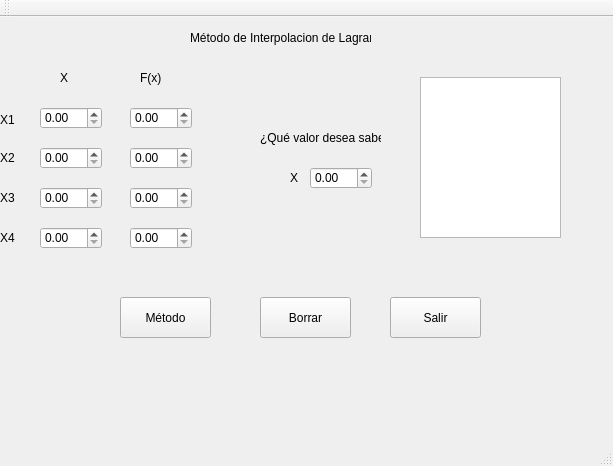
<?xml version="1.0" encoding="UTF-8"?>
<ui version="4.0">
 <class>MainWindow</class>
 <widget class="QMainWindow" name="MainWindow">
  <property name="geometry">
   <rect>
    <x>0</x>
    <y>0</y>
    <width>613</width>
    <height>466</height>
   </rect>
  </property>
  <property name="windowTitle">
   <string>MainWindow</string>
  </property>
  <widget class="QWidget" name="centralWidget">
   <widget class="QPushButton" name="limpiar">
    <property name="geometry">
     <rect>
      <x>260</x>
      <y>280</y>
      <width>91</width>
      <height>41</height>
     </rect>
    </property>
    <property name="text">
     <string>Borrar</string>
    </property>
   </widget>
   <widget class="QLabel" name="label_4">
    <property name="geometry">
     <rect>
      <x>290</x>
      <y>150</y>
      <width>16</width>
      <height>21</height>
     </rect>
    </property>
    <property name="text">
     <string>X</string>
    </property>
   </widget>
   <widget class="QDoubleSpinBox" name="f3">
    <property name="geometry">
     <rect>
      <x>130</x>
      <y>170</y>
      <width>62</width>
      <height>22</height>
     </rect>
    </property>
   </widget>
   <widget class="QDoubleSpinBox" name="x">
    <property name="geometry">
     <rect>
      <x>310</x>
      <y>150</y>
      <width>62</width>
      <height>22</height>
     </rect>
    </property>
   </widget>
   <widget class="QTextBrowser" name="texto">
    <property name="geometry">
     <rect>
      <x>420</x>
      <y>60</y>
      <width>141</width>
      <height>161</height>
     </rect>
    </property>
   </widget>
   <widget class="QPushButton" name="met">
    <property name="geometry">
     <rect>
      <x>120</x>
      <y>280</y>
      <width>91</width>
      <height>41</height>
     </rect>
    </property>
    <property name="text">
     <string>Método</string>
    </property>
   </widget>
   <widget class="QDoubleSpinBox" name="x1">
    <property name="geometry">
     <rect>
      <x>40</x>
      <y>90</y>
      <width>62</width>
      <height>22</height>
     </rect>
    </property>
   </widget>
   <widget class="QDoubleSpinBox" name="x2">
    <property name="geometry">
     <rect>
      <x>40</x>
      <y>130</y>
      <width>62</width>
      <height>22</height>
     </rect>
    </property>
   </widget>
   <widget class="QDoubleSpinBox" name="f2">
    <property name="geometry">
     <rect>
      <x>130</x>
      <y>130</y>
      <width>62</width>
      <height>22</height>
     </rect>
    </property>
   </widget>
   <widget class="QDoubleSpinBox" name="f4">
    <property name="geometry">
     <rect>
      <x>130</x>
      <y>210</y>
      <width>62</width>
      <height>22</height>
     </rect>
    </property>
   </widget>
   <widget class="QPushButton" name="salir">
    <property name="geometry">
     <rect>
      <x>390</x>
      <y>280</y>
      <width>91</width>
      <height>41</height>
     </rect>
    </property>
    <property name="text">
     <string>Salir</string>
    </property>
   </widget>
   <widget class="QDoubleSpinBox" name="x3">
    <property name="geometry">
     <rect>
      <x>40</x>
      <y>170</y>
      <width>62</width>
      <height>22</height>
     </rect>
    </property>
   </widget>
   <widget class="QLabel" name="label">
    <property name="geometry">
     <rect>
      <x>60</x>
      <y>50</y>
      <width>16</width>
      <height>21</height>
     </rect>
    </property>
    <property name="text">
     <string>X</string>
    </property>
    <property name="textFormat">
     <enum>Qt::AutoText</enum>
    </property>
    <property name="scaledContents">
     <bool>false</bool>
    </property>
   </widget>
   <widget class="QLabel" name="label_2">
    <property name="geometry">
     <rect>
      <x>140</x>
      <y>50</y>
      <width>21</width>
      <height>21</height>
     </rect>
    </property>
    <property name="text">
     <string>F(x)</string>
    </property>
   </widget>
   <widget class="QDoubleSpinBox" name="x4">
    <property name="geometry">
     <rect>
      <x>40</x>
      <y>210</y>
      <width>62</width>
      <height>22</height>
     </rect>
    </property>
   </widget>
   <widget class="QDoubleSpinBox" name="f1">
    <property name="geometry">
     <rect>
      <x>130</x>
      <y>90</y>
      <width>62</width>
      <height>22</height>
     </rect>
    </property>
   </widget>
   <widget class="QLabel" name="label_3">
    <property name="geometry">
     <rect>
      <x>260</x>
      <y>100</y>
      <width>121</width>
      <height>41</height>
     </rect>
    </property>
    <property name="text">
     <string>¿Qué valor desea saber?</string>
    </property>
   </widget>
   <widget class="QLabel" name="label_5">
    <property name="geometry">
     <rect>
      <x>190</x>
      <y>0</y>
      <width>181</width>
      <height>41</height>
     </rect>
    </property>
    <property name="text">
     <string>Método de Interpolacion de Lagrange</string>
    </property>
   </widget>
   <widget class="QLabel" name="label_6">
    <property name="geometry">
     <rect>
      <x>0</x>
      <y>93</y>
      <width>47</width>
      <height>20</height>
     </rect>
    </property>
    <property name="text">
     <string>X1</string>
    </property>
   </widget>
   <widget class="QLabel" name="label_7">
    <property name="geometry">
     <rect>
      <x>0</x>
      <y>130</y>
      <width>47</width>
      <height>21</height>
     </rect>
    </property>
    <property name="text">
     <string>X2</string>
    </property>
   </widget>
   <widget class="QLabel" name="label_8">
    <property name="geometry">
     <rect>
      <x>0</x>
      <y>170</y>
      <width>47</width>
      <height>21</height>
     </rect>
    </property>
    <property name="text">
     <string>X3</string>
    </property>
   </widget>
   <widget class="QLabel" name="label_9">
    <property name="geometry">
     <rect>
      <x>0</x>
      <y>210</y>
      <width>47</width>
      <height>21</height>
     </rect>
    </property>
    <property name="text">
     <string>X4</string>
    </property>
   </widget>
  </widget>
  <widget class="QMenuBar" name="menuBar">
   <property name="geometry">
    <rect>
     <x>0</x>
     <y>0</y>
     <width>613</width>
     <height>21</height>
    </rect>
   </property>
  </widget>
  <widget class="QToolBar" name="mainToolBar">
   <attribute name="toolBarArea">
    <enum>TopToolBarArea</enum>
   </attribute>
   <attribute name="toolBarBreak">
    <bool>false</bool>
   </attribute>
  </widget>
  <widget class="QStatusBar" name="statusBar"/>
 </widget>
 <layoutdefault spacing="6" margin="11"/>
 <resources/>
 <connections/>
 <slots>
  <slot>metodo()</slot>
 </slots>
</ui>
